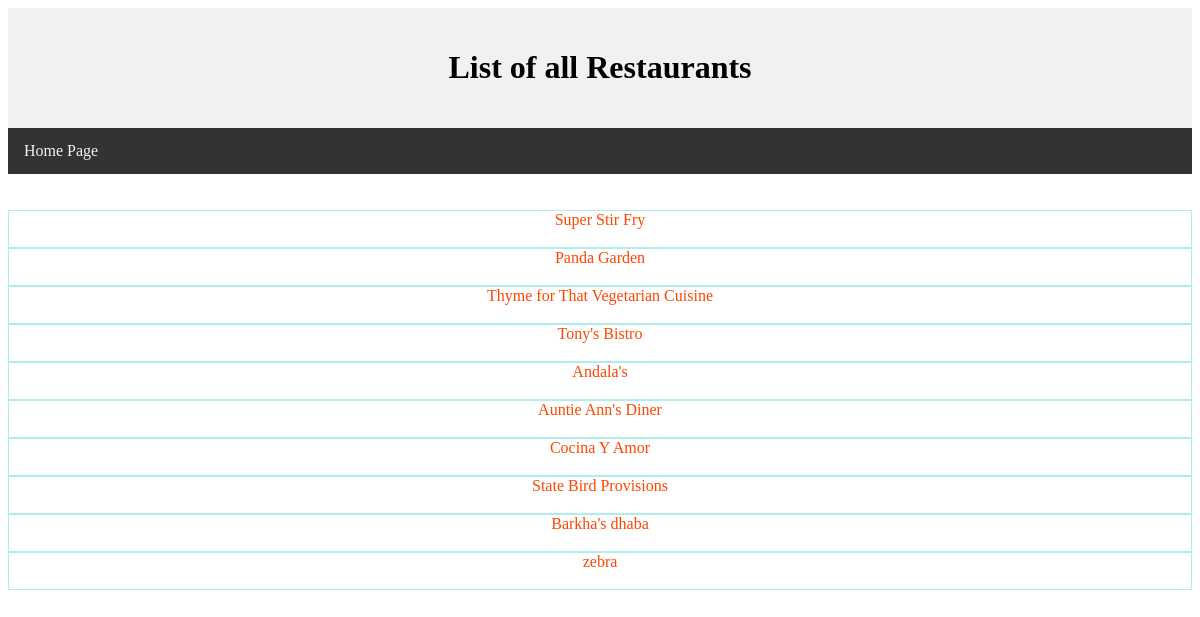
/restaurant/, run on the app's committed database.
### database_setup.py (models this page shows)
class Restaurant(Base):
    __tablename__ = 'restaurant'
    id = Column(Integer, primary_key=True)
    name = Column(String(250), nullable=False)

### project.py (the view)
@app.route('/')
@app.route('/restaurant/')
def showRestaurants():
    restaurants = session.query(Restaurant).all()
    return render_template("restaurant.html",rest = restaurants)

### templates/restaurant.html (shortened to what this page needs)
<html>
<head>
    <link rel="stylesheet"   href = "{{url_for('static',filename ='css/style.css')}}">
</head>
<body>
<div class = "header">
    <h1> List of all Restaurants</h1>
</div>
<div class ="topnav">
    <a href = "{{ url_for('showRestaurants')}}"> Home Page </a>
</div>
<br>
<br>
<div style = "text-align : center">
{% for i in rest %}
<div class = "main" style="text-align: center; border: 1px solid paleturquoise;">
<a href = "{{ url_for('restaurantMenu', rest_id = i.id) }}">{{ i.name }}</a>
<br>
<br>
</div>
</div>
{% endfor %}
</body>
</html>

### static/css/style.css (style rules this page uses)
.header { background-color: #f1f1f1; padding: 20px; text-align: center; }
.topnav { overflow: hidden; background-color: #333; }
.topnav a { float: left; display: block; color: #f2f2f2; text-align: center; padding: 14px 16px; text-decoration: none; }
.main a { text-align: center; width: 320px; padding: 250px; color : orangered; text-decoration: none; }

### data on the page
Restaurant: name "Super Stir Fry"
Restaurant: name "Panda Garden"
Restaurant: name "Thyme for That Vegetarian Cuisine"
Restaurant: name "Tony's Bistro"
Restaurant: name "Andala's"
Restaurant: name "Auntie Ann's Diner"
Restaurant: name "Cocina Y Amor"
Restaurant: name "State Bird Provisions"
Restaurant: name "Barkha's dhaba"
Restaurant: name "zebra"
